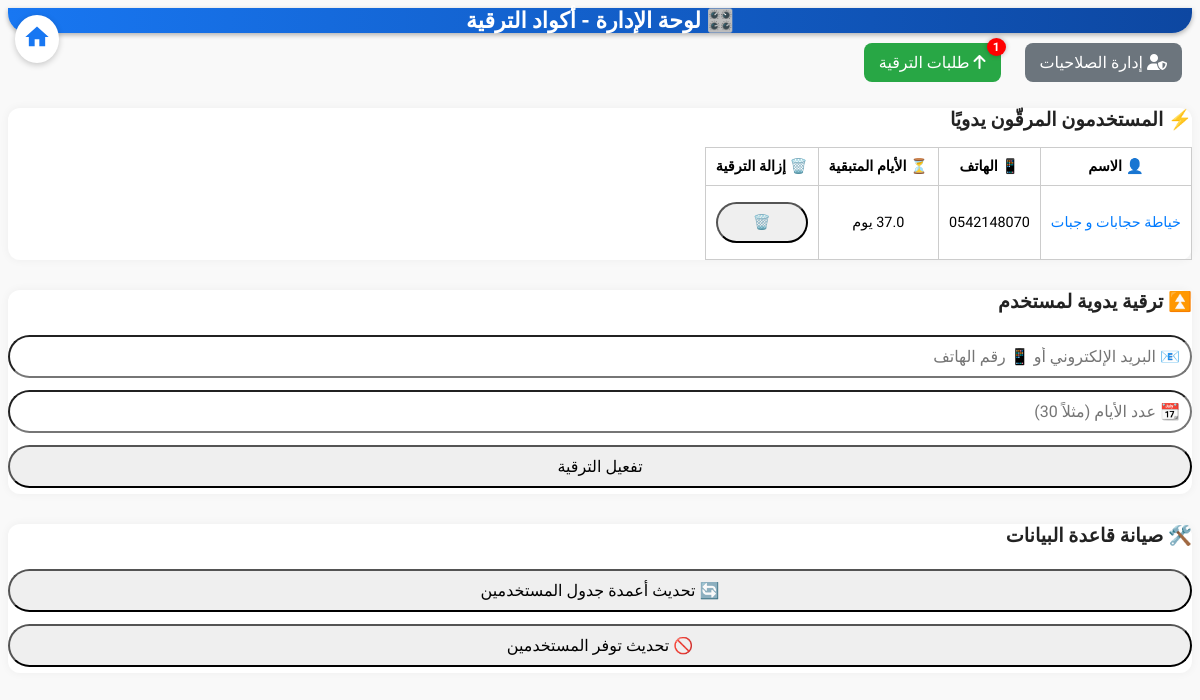
Page /admin (signed in) on the earlier database version.
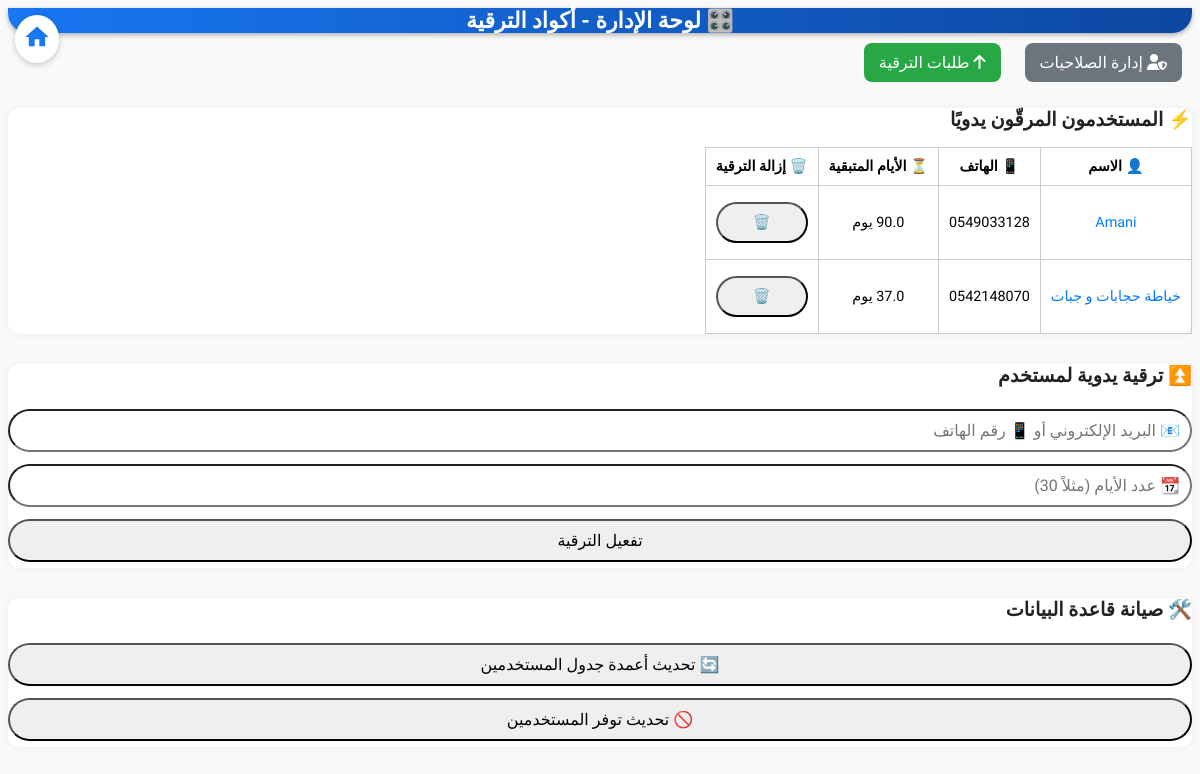
Same page on the later database version.
### tables this page shows
CREATE TABLE users (
    id INTEGER PRIMARY KEY AUTOINCREMENT,
    name TEXT NOT NULL,
    phone TEXT UNIQUE NOT NULL,
    email TEXT UNIQUE NOT NULL,
    password TEXT NOT NULL,
    wilaya TEXT NOT NULL,
    baladiya TEXT,
    service_type TEXT NOT NULL,
    description TEXT,
    image_path TEXT,
    is_available INTEGER DEFAULT 0 CHECK(is_available IN (0, 1)),
    date_registered DATETIME DEFAULT CURRENT_TIMESTAMP,
    verification_token TEXT,
    reset_token TEXT,
    is_verified INTEGER DEFAULT 0 CHECK(is_verified IN (0, 1)),

    -- ✅ الجنس
    gender TEXT DEFAULT 'غير محدد' CHECK(gender IN ('ذكر', 'أنثى', 'غير محدد')),

    -- ✅ عرض رقم الهاتف
    show_phone INTEGER DEFAULT 1 CHECK(show_phone IN (0, 1)),

    -- خصائص الترقية
    is_upgraded INTEGER DEFAULT 0 CHECK(is_upgraded IN (0, 1)),
    upgrade_date DATETIME,
    upgrade_duration_days INTEGER DEFAULT 0,
    upgrade_code TEXT,
    is_banned INTEGER DEFAULT 0 CHECK(is_banned IN (0, 1)),

    -- صلاحية الوصول
    role TEXT DEFAULT 'user' CHECK(role IN ('admin', 'editor', 'user')),

    -- مفتاح تسجيل الدخول الخاص بالأدمن
    admin_login_key TEXT
, is_superadmin INTEGER DEFAULT 0 CHECK(is_superadmin IN (0, 1)), payment_proof_path TEXT, payment_note TEXT);

### app.py (the view)
@app.route('/admin')
def admin_panel():
    role = session.get('role')
    if session.get('role') != 'admin':
        flash("🚫 فقط المشرف (admin) يمكنه تنفيذ هذا الإجراء", "danger")
        return redirect(url_for('home'))
    upgraded_users = get_upgraded_users()
    manual_users = get_manual_upgraded_users()
    all_codes = get_all_upgrade_codes()
    conn = sqlite3.connect('database/db.sqlite')
    cursor = conn.cursor()
    cursor.execute("SELECT name, phone, email, role FROM users WHERE role != 'user'")
    non_user_roles = [
        {'name': r[0], 'phone': r[1], 'email': r[2], 'role': r[3]} for r in cursor.fetchall()
    ]
    cursor.execute("SELECT email, name, phone FROM users WHERE is_banned = 1")
    banned_users = cursor.fetchall()
    cursor.execute("SELECT COUNT(*) FROM pending_payments")
    new_requests_count = cursor.fetchone()[0]
    conn.close()
    return render_template(
        'admin.html',
        upgraded_users=upgraded_users,
        manual_users=manual_users,
        all_codes=all_codes,
        banned_users=banned_users,
        non_user_roles=non_user_roles,
        new_requests_count=new_requests_count  # ✅ ضروري تمريره هنا
    )

### upgrade.py (called while the page is built)
def get_upgraded_users():
    conn = sqlite3.connect(DB_PATH)
    cursor = conn.cursor()
    cursor.execute('''
        SELECT name, email, phone, upgrade_code, upgrade_date, upgrade_duration_days
        FROM users
        WHERE is_upgraded = 1 AND upgrade_code IS NOT NULL
    ''')
    users = []
    for name, email, phone, code, upgrade_date_str, duration in cursor.fetchall():
        if upgrade_date_str and duration:
            try:
                upgrade_dt = datetime.strptime(upgrade_date_str, "%Y-%m-%d %H:%M:%S.%f")
            except ValueError:
                upgrade_dt = datetime.strptime(upgrade_date_str, "%Y-%m-%d %H:%M:%S")
            remaining_days = (upgrade_dt + timedelta(days=duration) - datetime.utcnow()).days
        else:
            remaining_days = None
        users.append((name, email, phone, code, remaining_days))
    conn.close()
    return users

### templates/admin.html (shortened to what this page needs)
<!DOCTYPE html>
<html lang="ar" dir="rtl">
<head>
  <link rel="stylesheet" href="https://cdnjs.cloudflare.com/ajax/libs/font-awesome/6.5.0/css/all.min.css">
</head>
<body>
<a href="{{ url_for('home') }}" class="home-button" aria-label="العودة إلى الصفحة الرئيسية">
    <svg xmlns="http://www.w3.org/2000/svg" fill="#1877f2" viewBox="0 0 24 24" width="28" height="28">
      <path d="M10 20v-6h4v6h5v-8h3L12 3 2 12h3v8z"/>
    </svg>
  </a>
<div class =" header" >🎛️ لوحة الإدارة - أكواد الترقية
</div>
<a href="{{ url_for('manage_roles') }}"
   title="إدارة الصلاحيات"
   style="display: inline-block; margin: 10px; padding: 10px 15px; background-color: #6c757d; color: white; border-radius: 8px; text-decoration: none;">
  <i class="fas fa-user-shield"></i> إدارة الصلاحيات
</a>
<a href="{{ url_for('admin_upgrade_requests') }}"
   title="طلبات الترقية"
   style="display: inline-block; margin: 10px; padding: 10px 15px; background-color: #28a745; color: white; border-radius: 8px; text-decoration: none; position: relative;">
  <i class="fas fa-arrow-up"></i> طلبات الترقية
  {% if new_requests_count > 0 %}
    <span class="badge">{{ new_requests_count }}</span>
  {% endif %}
</a>
<div class="section">
  <h2>⚡ المستخدمون المرقّون يدويًا</h2>
  <table>
    <thead>
      <tr>
        <th>👤 الاسم</th>
        <th>📱 الهاتف</th>
        <th>⏳ الأيام المتبقية</th>
        <th>🗑️ إزالة الترقية</th>
      </tr>
    </thead>
    <tbody>
    {% for user in manual_users %}
      <tr>
        <td>
          <a href="{{ url_for('public_profile', user_id=user.id) }}"
             style="color: #007bff; text-decoration: none;"
             title="عرض الملف الشخصي">
            {{ user.name }}
          </a>
        </td>
        <td>{{ user.phone }}</td>
        <td>{{ user.days_remaining }} يوم</td>
        <td>
          <form method="POST" action="{{ url_for('remove_manual_upgrade') }}"
                onsubmit="return confirm('⚠️ هل أنت متأكد من أنك تريد إزالة الترقية للمستخدم {{ user.email }}؟');">
            <button type="submit">🗑️</button>
          </form>
        </td>
      </tr>
    {% endfor %}
    </tbody>
  </table>
</div>
<div class="section">
  <h2>⏫ ترقية يدوية لمستخدم</h2>
  <form method="POST" action="{{ url_for('manual_upgrade') }}">
    <input type="text" name="identifier" placeholder="📧 البريد الإلكتروني أو 📱 رقم الهاتف" required>
    <input type="number" name="days" placeholder="📆 عدد الأيام (مثلاً 30)" min="1" required>
    <button type="submit">تفعيل الترقية</button>
  </form>
</div>
<div class="section">
  <h2>🛠️ صيانة قاعدة البيانات</h2>
  <form method="POST" action="{{ url_for('update_columns') }}">
    <button type="submit">🔄 تحديث أعمدة جدول المستخدمين</button>
  </form>
  <form method="POST" action="{{ url_for('update_availability') }}">
    <button type="submit">🚫 تحديث توفر المستخدمين</button>
  </form>
</div>
</body>
</html>

Differences in the rows shown:
now on this page (row edited): users: name "Amani", phone "0549033128", days_remaining "90.0"
Other differences:
{{ new_requests_count }}: "1" → (not shown)
